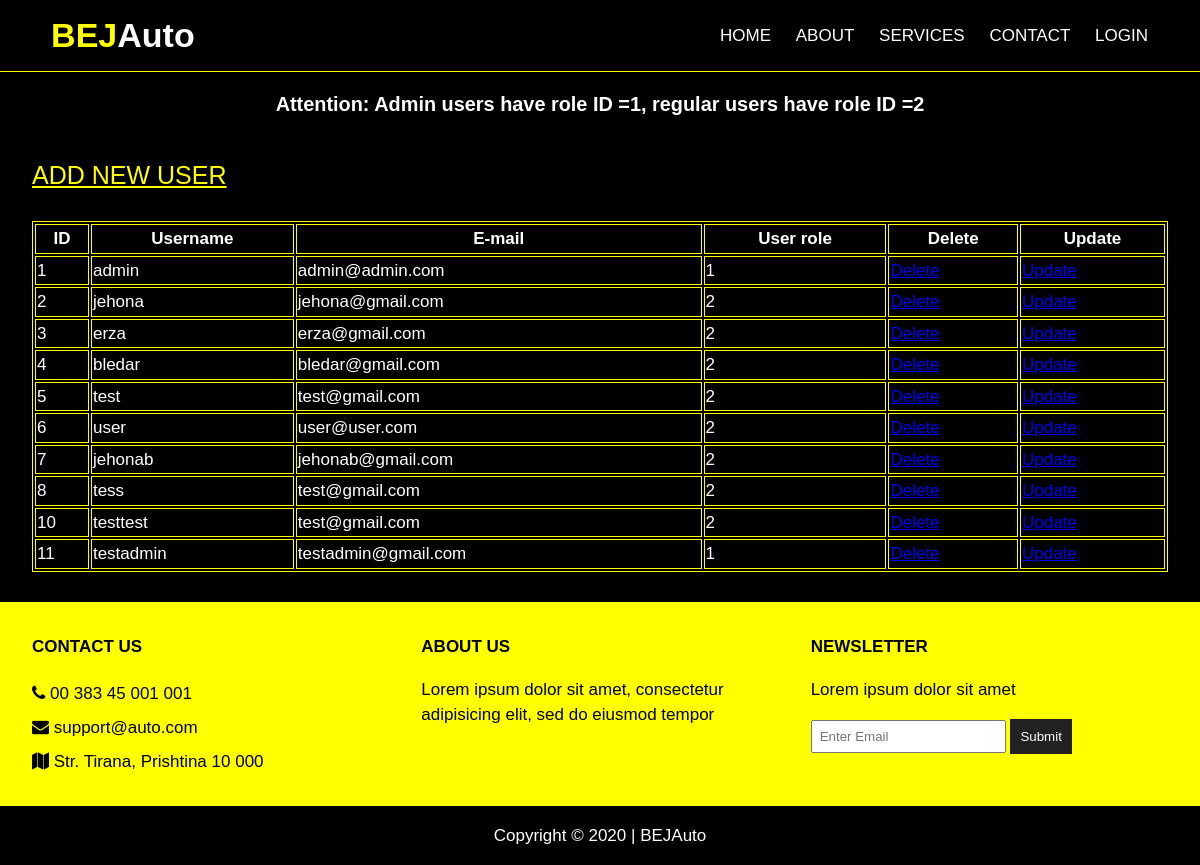
Page /dashboard.php on the committed database.
### tables this page shows
CREATE TABLE `users` (
  `ID` int(11) NOT NULL,
  `username` varchar(30) NOT NULL,
  `password` varchar(60) NOT NULL,
  `email` varchar(50) NOT NULL,
  `users_role_id` int(11) NOT NULL
);

### dashboard.php (the view, shortened to what this page needs)
<!DOCTYPE html>
<html>
  <head>
    <link rel="stylesheet" href="css/flexboxgrid.css">
    <link rel="stylesheet" href="css/font-awesome.css">
    <link rel="stylesheet" href="css/style.css">
  </head>
<body>
    <header id="main-header">
      <div class="container">
        <div class="row end-sm end-md end-lg center-xs middle-xs middle-sm middle-md middle-lg">
          <div class="col-xs-12 col-sm-2 col-md-2 col-lg-2">
            <h1><span class="primary-text">BEJ</span>Auto</h1>
          </div>
          <div class="col-xs-12 col-sm-10 col-md-10 col-lg-10">
            <nav id="navbar">
                <ul>
                <li><a href="index.php">Home</a></li>
                <li><a href="about.php">About</a></li>
                <li><a href="services.php">Services</a></li>
                <li><a href="contact.php">Contact</a></li>
                <?php
                  if(empty($_SESSION['ID']))
                  {
                    ?>
                <li><a href="login.php">Login</a></li>
                <?php
                  }else
                  {
                  ?>
                  <li><a href="logout.php">Logout <?= $_SESSION['username']?></a></li>
                  <?php
                  }
                ?>
              </ul>
            </nav>
          </div>
        </div>
      </div>
    </header>
    <div style="display:flex; justify-content: center;"><h3 style="color: white;">Attention: Admin users have role ID =1, regular users have role ID =2</h3></div>
    	<?php
		include_once("DbConn.php");
		$sql="SELECT * From users";
		$getUsers=$connection->prepare($sql);
		$getUsers->execute();
		$users=$getUsers->fetchAll();
	?>
		<div class="container">
      <br>
      <a href="adduser.php" style="font-size: 25px; color: yellow;">ADD NEW USER</a>
	<table style="width: 100%; color:white; border:1px solid yellow; margin:30px 0px;">
		<th style="	border:1px solid yellow;">ID</th>
		<th style="	border:1px solid yellow;">Username</th>
		<th style="	border:1px solid yellow;">E-mail</th>
    <th style=" border:1px solid yellow;">User role</th>
		<th style="	border:1px solid yellow;">Delete</th>
		<th style="	border:1px solid yellow;">Update</th>
		<?php
			foreach($users as $user)
			{
		?>
			<tr style="	border:1px solid yellow;">
				<td style="	border:1px solid yellow;"><?= $user['ID'] ?>  </td>
				<td style="	border:1px solid yellow;"><?= $user['username'] ?></td>
				<td style="	border:1px solid yellow;"><?= $user['email']?></td>
        <td style=" border:1px solid yellow;"><?= $user['users_role_id']?></td>
				<td style="	border:1px solid yellow;"><?= "<a href='delete.php?ID=$user[ID]'>Delete</a>" ?> </td>
				<td style="	border:1px solid yellow;"><?= "<a href='updateusers.php?ID=$user[ID]'>Update</a>" ?> </td>
			</tr>
		<?php
			}
		?>
	</table>
		</div>
<section id="company">
      <div class="container">
        <div class="row">
          <div class="col-xs-12 col-sm-4 col-md-4 col-lg-4">
            <h4>Contact Us</h4>
            <ul>
              <li><i class="fa fa-phone"></i> 00 383 45 001 001</li>
              <li><i class="fa fa-envelope"></i> support@auto.com</li>
              <li><i class="fa fa-map"></i> Str. Tirana, Prishtina 10 000</li>
            </ul>
          </div>
          <div class="col-xs-12 col-sm-4 col-md-4 col-lg-4">
            <h4>About Us</h4>
            <p>Lorem ipsum dolor sit amet, consectetur adipisicing elit, sed do eiusmod tempor</p>
          </div>
          <div class="col-xs-12 col-sm-4 col-md-4 col-lg-4">
            <h4>Newsletter</h4>
            <p>Lorem ipsum dolor sit amet</p>
            <form>
              <input type="text" name="email" placeholder="Enter Email">
              <button type="submit" name="button">Submit</button>
            </form>
          </div>
        </div>
      </div>
    </section>
    <footer id="main-footer">
      <div class="container">
        <div class="row center-xs center-sm center-md center-lg">
          <div class="col-xs-12 col-sm-12 col-md-12 col-lg-12">
            <p>Copyright &copy; 2020 | BEJAuto</p>
          </div>
        </div>
      </div>
    </footer>
  </body>
</html>

### css/style.css (style rules this page uses)
body { font-family:'Open-sans', sans-serif; font-size:17px; line-height:1.5em; margin:0; padding:0; background-color: black; }
table { width: 70%; }
.container { margin:auto; }
h1, h2 { color:#ffffff; }
.primary-text { color:#ffff00; }
#main-header { border-bottom:1px solid #ffff00; }
#navbar { text-transform:uppercase; }
#navbar li { display:inline; padding-right:20px; list-style:none; }
#navbar a { text-decoration:none; color:#ffffff; }
#company { background:#ffff00; color:#000000; padding:10px 0; }
#company h4 { text-transform:uppercase; margin-bottom:0; }
#company ul { padding:0; list-style:none; line-height:2em; }
#company input[type="text"] { padding:7px; }
#company button { background:#222; color:#fff; padding:10px; border:0; }
#main-footer { background:#000000; color:#fff; }
span { color: #ffff00; }
table, tbody { width: 70%; }

### rows in the picture
users: ID "1", username "admin", email "admin@admin.com", users_role "1"
users: ID "2", username "jehona", email "jehona@gmail.com", users_role "2"
users: ID "3", username "erza", email "erza@gmail.com", users_role "2"
users: ID "4", username "bledar", email "bledar@gmail.com", users_role "2"
users: ID "5", username "test", email "test@gmail.com", users_role "2"
users: ID "6", username "user", email "user@user.com", users_role "2"
users: ID "7", username "jehonab", email "jehonab@gmail.com", users_role "2"
users: ID "8", username "tess", email "test@gmail.com", users_role "2"
users: ID "10", username "testtest", email "test@gmail.com", users_role "2"
users: ID "11", username "testadmin", email "testadmin@gmail.com", users_role "1"
